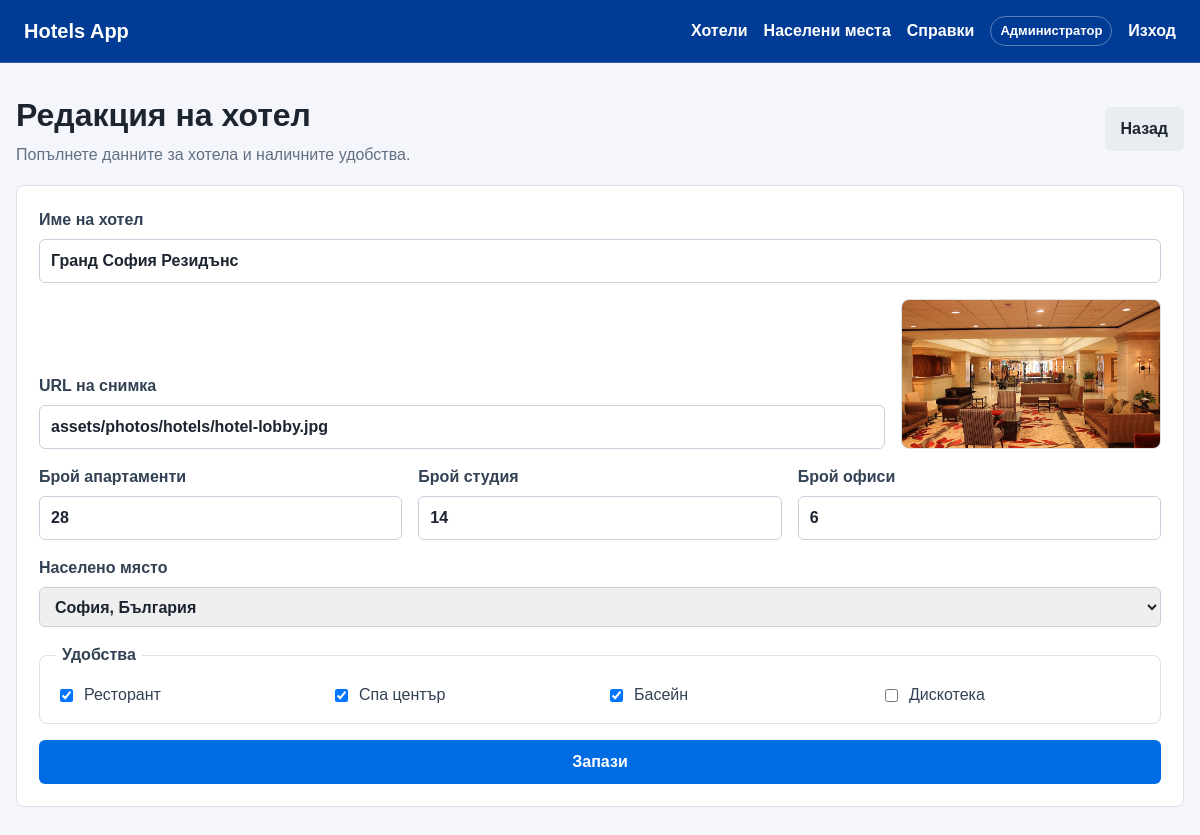
/hotel_form.php?id=2 (signed in), run on the app's committed database.
### tables this page shows
CREATE TABLE IF NOT EXISTS hotels (
  id INT AUTO_INCREMENT PRIMARY KEY,
  name VARCHAR(150) NOT NULL,
  image_url VARCHAR(500) NULL,
  apartments INT NOT NULL DEFAULT 0,
  studios INT NOT NULL DEFAULT 0,
  offices INT NOT NULL DEFAULT 0,
  has_restaurant TINYINT(1) NOT NULL DEFAULT 0,
  has_spa TINYINT(1) NOT NULL DEFAULT 0,
  has_pool TINYINT(1) NOT NULL DEFAULT 0,
  has_discotheque TINYINT(1) NOT NULL DEFAULT 0,
  location_id INT NOT NULL,
  created_at TIMESTAMP DEFAULT CURRENT_TIMESTAMP,
  UNIQUE KEY unique_hotel_location (name, location_id),
  CONSTRAINT fk_hotels_locations
    FOREIGN KEY (location_id) REFERENCES locations(id)
    ON UPDATE CASCADE
    ON DELETE RESTRICT
);

CREATE TABLE IF NOT EXISTS locations (
  id INT AUTO_INCREMENT PRIMARY KEY,
  name VARCHAR(100) NOT NULL,
  country VARCHAR(100) NOT NULL,
  created_at TIMESTAMP DEFAULT CURRENT_TIMESTAMP,
  UNIQUE KEY unique_location (name, country)
);

### config.php (called while the page is built, shortened)
<?php
function db(): PDO
{
    static $pdo = null;
    if ($pdo === null) {
        $dsn = 'mysql:host=' . DB_HOST . ';dbname=' . DB_NAME . ';charset=utf8mb4';
        $pdo = new PDO($dsn, DB_USER, DB_PASS, [
            PDO::ATTR_ERRMODE => PDO::ERRMODE_EXCEPTION,
            PDO::ATTR_DEFAULT_FETCH_MODE => PDO::FETCH_ASSOC,
        ]);
    }
    return $pdo;
}
function h(?string $value): string
{
    return htmlspecialchars((string) $value, ENT_QUOTES, 'UTF-8');
}

### hotel_form.php (the view, shortened to what this page needs)
<?php
require_once __DIR__ . '/config.php';
$id = isset($_GET['id']) ? (int) $_GET['id'] : 0;
$isEdit = $id > 0;
$locations = db()->query('SELECT * FROM locations ORDER BY country, name')->fetchAll();
$hotel = [
    'name' => '',
    'image_url' => '',
    'apartments' => 0,
    'studios' => 0,
    'offices' => 0,
    'has_restaurant' => 0,
    'has_spa' => 0,
    'has_pool' => 0,
    'has_discotheque' => 0,
    'location_id' => '',
];
if ($isEdit) {
    $stmt = db()->prepare('SELECT * FROM hotels WHERE id = ?');
    $stmt->execute([$id]);
    $hotel = $stmt->fetch();
}
require __DIR__ . '/header.php';
?>
<section class="page-head">
    <div>
        <h1><?= $isEdit ? 'Редакция на хотел' : 'Добавяне на хотел' ?></h1>
        <p>Попълнете данните за хотела и наличните удобства.</p>
    </div>
    <a class="button secondary" href="index.php">Назад</a>
</section>
<form method="post" class="form panel" data-validate>
    <label>
        Име на хотел
        <input type="text" name="name" required minlength="2" value="<?= h($hotel['name']) ?>">
    </label>
    <div class="image-field">
        <label>
            URL на снимка
            <input type="url" name="image_url" data-image-preview-input placeholder="https://..." value="<?= h($hotel['image_url'] ?? '') ?>">
        </label>
        <div class="image-preview">
            <img
                data-image-preview
                src="<?= h(($hotel['image_url'] ?? '') !== '' ? $hotel['image_url'] : 'assets/cities/default.svg') ?>"
                alt="Преглед на снимката"
                data-fallback-image="assets/cities/default.svg"
            >
        </div>
    </div>
    <div class="grid three">
        <label>
            Брой апартаменти
            <input type="number" name="apartments" min="0" required value="<?= (int) $hotel['apartments'] ?>">
        </label>
        <label>
            Брой студия
            <input type="number" name="studios" min="0" required value="<?= (int) $hotel['studios'] ?>">
        </label>
        <label>
            Брой офиси
            <input type="number" name="offices" min="0" required value="<?= (int) $hotel['offices'] ?>">
        </label>
    </div>
    <label>
        Населено място
        <select name="location_id" required>
            <?php foreach ($locations as $location): ?>
                <option value="<?= (int) $location['id'] ?>" <?= (int) $hotel['location_id'] === (int) $location['id'] ? 'selected' : '' ?>>
                    <?= h($location['name'] . ', ' . $location['country']) ?>
                </option>
            <?php endforeach; ?>
        </select>
    </label>
    <fieldset class="checks">
        <legend>Удобства</legend>
        <label><input type="checkbox" name="has_restaurant" <?= $hotel['has_restaurant'] ? 'checked' : '' ?>> Ресторант</label>
        <label><input type="checkbox" name="has_spa" <?= $hotel['has_spa'] ? 'checked' : '' ?>> Спа център</label>
        <label><input type="checkbox" name="has_pool" <?= $hotel['has_pool'] ? 'checked' : '' ?>> Басейн</label>
        <label><input type="checkbox" name="has_discotheque" <?= $hotel['has_discotheque'] ? 'checked' : '' ?>> Дискотека</label>
    </fieldset>
    <button type="submit" <?= !$locations ? 'disabled' : '' ?>>Запази</button>
</form>
<?php require __DIR__ . '/footer.php'; ?>

### assets/styles.css (style rules this page uses)
:root { --bg: #f4f6fb; --text: #1c2430; --muted: #637083; --line: #dce2ea; --panel: #ffffff; --primary: #006ce4; --primary-dark: #003b95; --accent: #febb02; --danger: #b42318; --warning-bg: #fff4d8; --warning-line: #f4c152; }
* { box-sizing: border-box; }
body { margin: 0; background: var(--bg); color: var(--text); font-family: Arial, Helvetica, sans-serif; line-height: 1.5; }
a { color: var(--primary); text-decoration: none; font-weight: 700; }
.page-head { display: flex; align-items: center; justify-content: space-between; gap: 18px; margin-bottom: 18px; }
h1, h2, p { margin-top: 0; }
h1 { margin-bottom: 4px; font-size: 32px; }
.page-head p { margin-bottom: 0; color: var(--muted); }
.button, button { display: inline-flex; align-items: center; justify-content: center; min-height: 40px; padding: 10px 16px; border: 0; border-radius: 6px; background: var(--primary); color: #ffffff; font: inherit; font-weight: 700; cursor: pointer; }
.button.secondary { background: #e9edf2; color: var(--text); }
.panel, .auth-panel { background: var(--panel); border: 1px solid var(--line); border-radius: 8px; padding: 22px; }
.form { display: grid; gap: 16px; }
label, legend { display: grid; gap: 7px; color: #334155; font-weight: 700; }
input, select { width: 100%; min-height: 40px; padding: 9px 11px; border: 1px solid #c7d0dc; border-radius: 6px; color: var(--text); font: inherit; }
.grid { display: grid; gap: 16px; }
.grid.three { grid-template-columns: repeat(3, minmax(0, 1fr)); }
.checks { display: grid; grid-template-columns: repeat(4, minmax(0, 1fr)); gap: 12px; margin: 0; padding: 16px; border: 1px solid var(--line); border-radius: 8px; }
.checks legend { padding: 0 6px; }
.checks label { display: flex; align-items: center; gap: 8px; font-weight: 400; }
.checks input { width: auto; min-height: auto; }
.hotel-image img, .image-preview img { width: 100%; height: 100%; object-fit: cover; display: block; }
.image-field { display: grid; grid-template-columns: minmax(0, 1fr) 260px; gap: 16px; align-items: end; }
.image-preview { height: 150px; overflow: hidden; border: 1px solid var(--line); border-radius: 8px; background: #d8e2ef; }

### data on the page
hotels: name "Гранд София Резидънс", image_url "assets/photos/hotels/hotel-lobby.jpg", image_url (picture), apartments "28", studios "14", offices "6", location_id "София, България", has_restaurant "☑", has_spa "☑", has_pool "☑"
